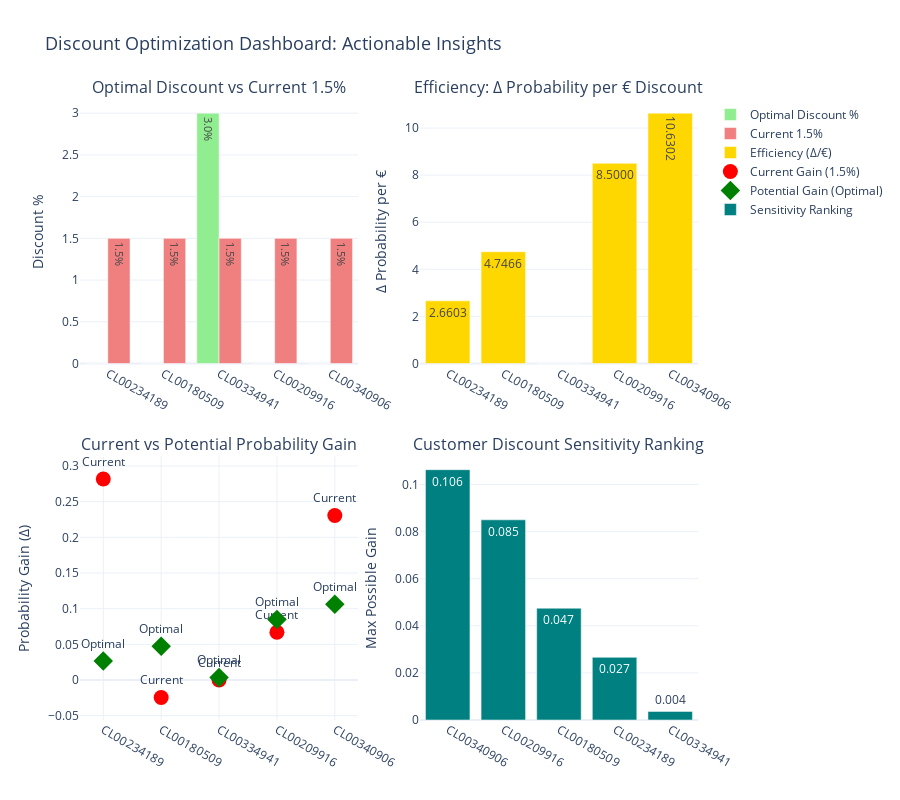

The notebook cell saved with this chart:
### Code cell
# DISCOUNT OPTIMIZATION DASHBOARD
print("\n=== CREATING DISCOUNT OPTIMIZATION DASHBOARD ===")

# Calculate optimal discount per customer (max delta per €)
optimal_discounts = []

for cust_id in selected_ids:
    cust_data = comparison_df[comparison_df['customer_id'] == cust_id].copy()
    
    # Calculate efficiency: Δ probability per € discount
    cust_data['efficiency'] = cust_data['delta'] / cust_data['discount_amount'].replace(0, 0.01)
    
    # Find most efficient discount (not necessarily largest Δ)
    max_efficiency_idx = cust_data['efficiency'].idxmax()
    max_delta_idx = cust_data['delta'].idxmax()
    
    optimal_discounts.append({
        'customer_id': cust_id,
        'baseline_prob': cust_data.iloc[0]['baseline_prob'],
        'best_discount_pct': cust_data.loc[max_efficiency_idx, 'discount_pct'],
        'best_delta': cust_data.loc[max_efficiency_idx, 'delta'],
        'efficiency': cust_data.loc[max_efficiency_idx, 'efficiency'],
        'max_delta_discount': cust_data.loc[max_delta_idx, 'discount_pct'],
        'max_delta': cust_data.loc[max_delta_idx, 'delta'],
        'current_1.5pct_delta': cust_data[cust_data['discount_pct'] == 1.5]['delta'].iloc[0] if 1.5 in cust_data['discount_pct'].values else 0
    })

optimal_df = pd.DataFrame(optimal_discounts)

# Create optimization dashboard
fig = make_subplots(
    rows=2, cols=2,
    subplot_titles=('Optimal Discount vs Current 1.5%',
                    'Efficiency: Δ Probability per € Discount',
                    'Current vs Potential Probability Gain',
                    'Customer Discount Sensitivity Ranking'),
    specs=[[{'type': 'bar'}, {'type': 'bar'}],
           [{'type': 'scatter'}, {'type': 'bar'}]],
    vertical_spacing=0.15
)

# 1. Optimal Discount Comparison
fig.add_trace(go.Bar(
    x=optimal_df['customer_id'],
    y=optimal_df['best_discount_pct'],
    name='Optimal Discount %',
    marker_color='lightgreen',
    text=[f'{x:.1f}%' for x in optimal_df['best_discount_pct']],
    textposition='auto',
    hovertemplate='Customer: %{x}<br>Optimal Discount: %{y:.1f}%<extra></extra>'
), row=1, col=1)

fig.add_trace(go.Bar(
    x=optimal_df['customer_id'],
    y=[1.5] * len(optimal_df),  # Current 1.5%
    name='Current 1.5%',
    marker_color='lightcoral',
    text=['1.5%'] * len(optimal_df),
    textposition='auto',
    hovertemplate='Customer: %{x}<br>Current: 1.5%<extra></extra>'
), row=1, col=1)

# 2. Efficiency (Δ per €)
fig.add_trace(go.Bar(
    x=optimal_df['customer_id'],
    y=optimal_df['efficiency'],
    name='Efficiency (Δ/€)',
    marker_color='gold',
    text=[f'{x:.4f}' for x in optimal_df['efficiency']],
    textposition='auto',
    hovertemplate='Customer: %{x}<br>Efficiency: %{y:.4f} Δ/€<extra></extra>'
), row=1, col=2)

# 3. Current vs Potential Gain (scatter)
fig.add_trace(go.Scatter(
    x=optimal_df['customer_id'],
    y=optimal_df['current_1.5pct_delta'],
    mode='markers+text',
    name='Current Gain (1.5%)',
    marker=dict(size=15, color='red'),
    text=['Current'] * len(optimal_df),
    textposition='top center',
    hovertemplate='Customer: %{x}<br>Current Δ (1.5%): %{y:.3f}<extra></extra>'
), row=2, col=1)

fig.add_trace(go.Scatter(
    x=optimal_df['customer_id'],
    y=optimal_df['best_delta'],
    mode='markers+text',
    name='Potential Gain (Optimal)',
    marker=dict(size=15, color='green', symbol='diamond'),
    text=['Optimal'] * len(optimal_df),
    textposition='top center',
    hovertemplate='Customer: %{x}<br>Optimal Δ: %{y:.3f}<extra></extra>'
), row=2, col=1)

# 4. Sensitivity Ranking
fig.add_trace(go.Bar(
    x=optimal_df.sort_values('best_delta', ascending=False)['customer_id'],
    y=optimal_df.sort_values('best_delta', ascending=False)['best_delta'],
    name='Sensitivity Ranking',
    marker_color='teal',
    text=[f'{x:.3f}' for x in optimal_df.sort_values('best_delta', ascending=False)['best_delta']],
    textposition='auto',
    hovertemplate='Customer: %{x}<br>Max Δ: %{y:.3f}<extra></extra>'
), row=2, col=2)

# Update layout
fig.update_layout(
    title_text='Discount Optimization Dashboard: Actionable Insights',
    title_font_size=18,
    showlegend=True,
    hovermode='closest',
    height=800,
    template='plotly_white'
)

# Update axes
fig.update_yaxes(title_text="Discount %", row=1, col=1)
fig.update_yaxes(title_text="Δ Probability per €", row=1, col=2)
fig.update_yaxes(title_text="Probability Gain (Δ)", row=2, col=1)
fig.update_yaxes(title_text="Max Possible Gain", row=2, col=2)

fig.show()

print("\n=== KEY INSIGHTS ===")
print("1. Different customers need different discount levels")
print("2. Efficiency varies: Some get more Δ per € spent")
print("3. 1.5% is optimal for some, suboptimal for others")
print("4. Ranking shows which customers are most discount-sensitive")

### Figure 1 — Plotly figure (JSON) as saved in the notebook; plotly's stock layout.template omitted (floating-point values rounded to 4 significant figures)
{"data": [{"hovertemplate": "Customer: %{x}<br>Optimal Discount: %{y:.1f}%<extra></extra>", "marker": {"color": "lightgreen"}, "name": "Optimal Discount %", "text": ["0.0%", "0.0%", "3.0%", "0.0%", "0.0%"], "textposition": "auto", "type": "bar", "x": ["CL00234189", "CL00180509", "CL00334941", "CL00209916", "CL00340906"], "xaxis": "x", "y": [0.0, 0.0, 3.0, 0.0, 0.0], "yaxis": "y"}, {"hovertemplate": "Customer: %{x}<br>Current: 1.5%<extra></extra>", "marker": {"color": "lightcoral"}, "name": "Current 1.5%", "text": ["1.5%", "1.5%", "1.5%", "1.5%", "1.5%"], "textposition": "auto", "type": "bar", "x": ["CL00234189", "CL00180509", "CL00334941", "CL00209916", "CL00340906"], "xaxis": "x", "y": [1.5, 1.5, 1.5, 1.5, 1.5], "yaxis": "y"}, {"hovertemplate": "Customer: %{x}<br>Efficiency: %{y:.4f} Δ/€<extra></extra>", "marker": {"color": "gold"}, "name": "Efficiency (Δ/€)", "text": ["2.6603", "4.7466", "0.0000", "8.5000", "10.6302"], "textposition": "auto", "type": "bar", "x": ["CL00234189", "CL00180509", "CL00334941", "CL00209916", "CL00340906"], "xaxis": "x2", "y": [2.66, 4.747, 3.581e-05, 8.5, 10.63], "yaxis": "y2"}, {"hovertemplate": "Customer: %{x}<br>Current Δ (1.5%): %{y:.3f}<extra></extra>", "marker": {"color": "red", "size": 15}, "mode": "markers+text", "name": "Current Gain (1.5%)", "text": ["Current", "Current", "Current", "Current", "Current"], "textposition": "top center", "type": "scatter", "x": ["CL00234189", "CL00180509", "CL00334941", "CL00209916", "CL00340906"], "xaxis": "x3", "y": [0.2817, -0.02443, 0.0, 0.06704, 0.2307], "yaxis": "y3"}, {"hovertemplate": "Customer: %{x}<br>Optimal Δ: %{y:.3f}<extra></extra>", "marker": {"color": "green", "size": 15, "symbol": "diamond"}, "mode": "markers+text", "name": "Potential Gain (Optimal)", "text": ["Optimal", "Optimal", "Optimal", "Optimal", "Optimal"], "textposition": "top center", "type": "scatter", "x": ["CL00234189", "CL00180509", "CL00334941", "CL00209916", "CL00340906"], "xaxis": "x3", "y": [0.0266, 0.04747, 0.003653, 0.085, 0.1063], "yaxis": "y3"}, {"hovertemplate": "Customer: %{x}<br>Max Δ: %{y:.3f}<extra></extra>", "marker": {"color": "teal"}, "name": "Sensitivity Ranking", "text": ["0.106", "0.085", "0.047", "0.027", "0.004"], "textposition": "auto", "type": "bar", "x": ["CL00340906", "CL00209916", "CL00180509", "CL00234189", "CL00334941"], "xaxis": "x4", "y": [0.1063, 0.085, 0.04747, 0.0266, 0.003653], "yaxis": "y4"}], "layout": {"annotations": [{"font": {"size": 16}, "showarrow": false, "text": "Optimal Discount vs Current 1.5%", "x": 0.225, "xanchor": "center", "xref": "paper", "y": 1, "yanchor": "bottom", "yref": "paper"}, {"font": {"size": 16}, "showarrow": false, "text": "Efficiency: Δ Probability per € Discount", "x": 0.775, "xanchor": "center", "xref": "paper", "y": 1, "yanchor": "bottom", "yref": "paper"}, {"font": {"size": 16}, "showarrow": false, "text": "Current vs Potential Probability Gain", "x": 0.225, "xanchor": "center", "xref": "paper", "y": 0.425, "yanchor": "bottom", "yref": "paper"}, {"font": {"size": 16}, "showarrow": false, "text": "Customer Discount Sensitivity Ranking", "x": 0.775, "xanchor": "center", "xref": "paper", "y": 0.425, "yanchor": "bottom", "yref": "paper"}], "height": 800, "hovermode": "closest", "showlegend": true, "title": {"font": {"size": 18}, "text": "Discount Optimization Dashboard: Actionable Insights"}, "xaxis": {"anchor": "y", "domain": [0, 0.45]}, "xaxis2": {"anchor": "y2", "domain": [0.55, 1]}, "xaxis3": {"anchor": "y3", "domain": [0, 0.45]}, "xaxis4": {"anchor": "y4", "domain": [0.55, 1]}, "yaxis": {"anchor": "x", "domain": [0.575, 1], "title": {"text": "Discount %"}}, "yaxis2": {"anchor": "x2", "domain": [0.575, 1], "title": {"text": "Δ Probability per €"}}, "yaxis3": {"anchor": "x3", "domain": [0, 0.425], "title": {"text": "Probability Gain (Δ)"}}, "yaxis4": {"anchor": "x4", "domain": [0, 0.425], "title": {"text": "Max Possible Gain"}}}}
